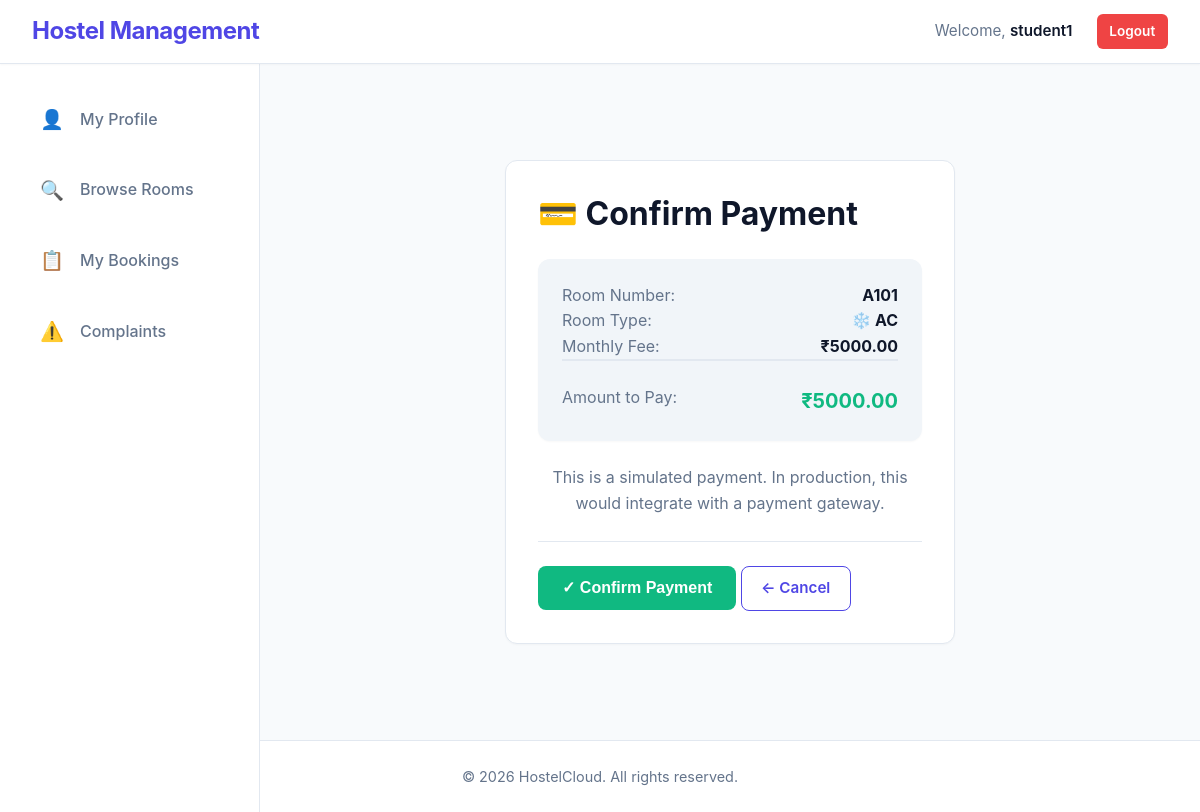
/student/make_payment/1/ (signed in), run on the app's committed database.
### hostel_app/models.py (models this page shows, shortened)
class User(AbstractUser):
    ROLE_CHOICES = (
        ('ADMIN', 'Admin'),
        ('WARDEN', 'Warden'),
        ('STUDENT', 'Student'),
    )
    role = models.CharField(max_length=10, choices=ROLE_CHOICES, default='STUDENT')
    phone_number = models.CharField(max_length=15, blank=True, null=True)

class Booking(models.Model):
    STATUS_CHOICES = (
        ('PENDING', 'Pending'),
        ('APPROVED', 'Approved'),
        ('REJECTED', 'Rejected'),
    )
    student = models.ForeignKey(User, on_delete=models.CASCADE, limit_choices_to={'role': 'STUDENT'})
    room = models.ForeignKey(Room, on_delete=models.CASCADE)
    status = models.CharField(max_length=10, choices=STATUS_CHOICES, default='PENDING')
    created_at = models.DateTimeField(auto_now_add=True)
    updated_at = models.DateTimeField(auto_now=True)

class Room(models.Model):
    ROOM_TYPES = (
        ('AC', 'AC'),
        ('NON_AC', 'Non-AC'),
    )
    room_number = models.CharField(max_length=10, unique=True)
    capacity = models.IntegerField()
    current_occupancy = models.IntegerField(default=0)
    price_per_month = models.DecimalField(max_digits=10, decimal_places=2)
    room_type = models.CharField(max_length=10, choices=ROOM_TYPES, default='NON_AC')
    is_available = models.BooleanField(default=True)

### hostel_app/views.py (the view)
# urls.py: path('student/make_payment/<int:booking_id>/', views.make_payment, name='make_payment'),
@login_required
@student_required
def make_payment(request, booking_id):
    booking = Booking.objects.get(id=booking_id, student=request.user)
    if request.method == 'POST':
        transaction_id = "TXN" + str(booking.id) + request.user.username[:3].upper()
        Payment.objects.create(booking=booking, amount=booking.room.price_per_month, status='PAID', transaction_id=transaction_id)
        messages.success(request, 'Payment simulated successfully!')
        return redirect('student_dashboard')
    return render(request, 'student/make_payment.html', {'booking': booking})

### templates/student/make_payment.html (shortened to what this page needs)
{% extends 'base.html' %}
{% block content %}
<div class="d-flex justify-center align-items-center" style="min-height: 60vh;">
    <div class="auth-container">
        <div class="card">
            <div class="card-header">
                <h2>💳 Confirm Payment</h2>
            </div>
            <div class="card-body">
                <div class="card" style="background: var(--bg-tertiary); border: none; padding: var(--spacing-lg); margin-bottom: var(--spacing-lg);">
                    <div class="d-flex justify-between mb-md">
                        <span class="text-secondary">Room Number:</span>
                        <strong>{{ booking.room.room_number }}</strong>
                    </div>
                    <div class="d-flex justify-between mb-md">
                        <span class="text-secondary">Room Type:</span>
                        <strong>
                            {% if booking.room.room_type == 'AC' %}
                                ❄️ AC
                            {% else %}
                                🔆 Non-AC
                            {% endif %}
                        </strong>
                    </div>
                    <div class="d-flex justify-between mb-md">
                        <span class="text-secondary">Monthly Fee:</span>
                        <strong>₹{{ booking.room.price_per_month }}</strong>
                    </div>
                    <div style="border-top: 2px solid var(--border); padding-top: var(--spacing-lg);" class="d-flex justify-between">
                        <span class="text-secondary">Amount to Pay:</span>
                        <strong style="font-size: 1.25rem; color: var(--success);">₹{{ booking.room.price_per_month }}</strong>
                    </div>
                </div>
                <p class="text-secondary text-center mb-lg">This is a simulated payment. In production, this would integrate with a payment gateway.</p>
            </div>
            <div class="card-footer">
                <form method="POST" class="w-full">
                    <button type="submit" class="btn btn-success btn-lg">
                        ✓ Confirm Payment
                    </button>
                    <a href="{% url 'my_bookings' %}" class="btn btn-outline">
                        ← Cancel
                    </a>
                </form>
            </div>
        </div>
    </div>
</div>
{% endblock %}

### templates/base.html (shortened to what this page needs)
{% load static %}
<!DOCTYPE html>
<html lang="en">
<head>
    <link rel="stylesheet" href="{% static 'css/style.css' %}">
</head>
<body>
    <header class="navbar">
        <div class="nav-container">
            <a href="{% url 'home' %}" class="logo">Hostel Management</a>
            <nav class="nav-links">
                {% if user.is_authenticated %}
                    <span class="nav-welcome">Welcome, <strong>{{ user.username }}</strong></span>
                    <a href="{% url 'logout' %}" class="btn btn-sm btn-danger">Logout</a>
                {% else %}
                    <a href="{% url 'login' %}" class="nav-link">Login</a>
                    <a href="{% url 'register' %}" class="btn btn-sm">Register</a>
                {% endif %}
            </nav>
        </div>
    </header>
    <div class="layout">
        {% if user.is_authenticated %}
            <aside class="sidebar">
                <nav class="sidebar-nav">
                    {% if user.role == 'ADMIN' %}
                        <a href="{% url 'admin_dashboard' %}" class="nav-item">
                            <span class="nav-icon">📊</span>
                            <span>System Overview</span>
                        </a>
                        <a href="{% url 'admin_users' %}" class="nav-item">
                            <span class="nav-icon">👥</span>
                            <span>Manage Users</span>
                        </a>
                        <a href="{% url 'admin_rooms' %}" class="nav-item">
                            <span class="nav-icon">🏠</span>
                            <span>Manage Rooms</span>
                        </a>
                    {% elif user.role == 'WARDEN' %}
                        <a href="{% url 'warden_dashboard' %}" class="nav-item">
                            <span class="nav-icon">⚙️</span>
                            <span>Warden Overview</span>
                        </a>
                    {% else %}
                        <a href="{% url 'student_dashboard' %}" class="nav-item">
                            <span class="nav-icon">👤</span>
                            <span>My Profile</span>
                        </a>
                        <a href="{% url 'room_list' %}" class="nav-item">
                            <span class="nav-icon">🔍</span>
                            <span>Browse Rooms</span>
                        </a>
                        <a href="{% url 'my_bookings' %}" class="nav-item">
                            <span class="nav-icon">📋</span>
                            <span>My Bookings</span>
                        </a>
                        <a href="{% url 'student_complaints' %}" class="nav-item">
                            <span class="nav-icon">⚠️</span>
                            <span>Complaints</span>
                        </a>
                    {% endif %}
                </nav>
            </aside>
        {% endif %}
        <main class="main-content {% if user.is_authenticated %}with-sidebar{% endif %}">
            <div class="content-inner">
                {% block content %}
                {% endblock %}
            </div>
        </main>
    </div>
    <footer class="footer">
        <p>&copy; 2026 HostelCloud. All rights reserved.</p>
    </footer>
</body>
</html>

### data on the page
User: username "student1"
Booking: room.room_number "A101", room.price_per_month "5000.00"
